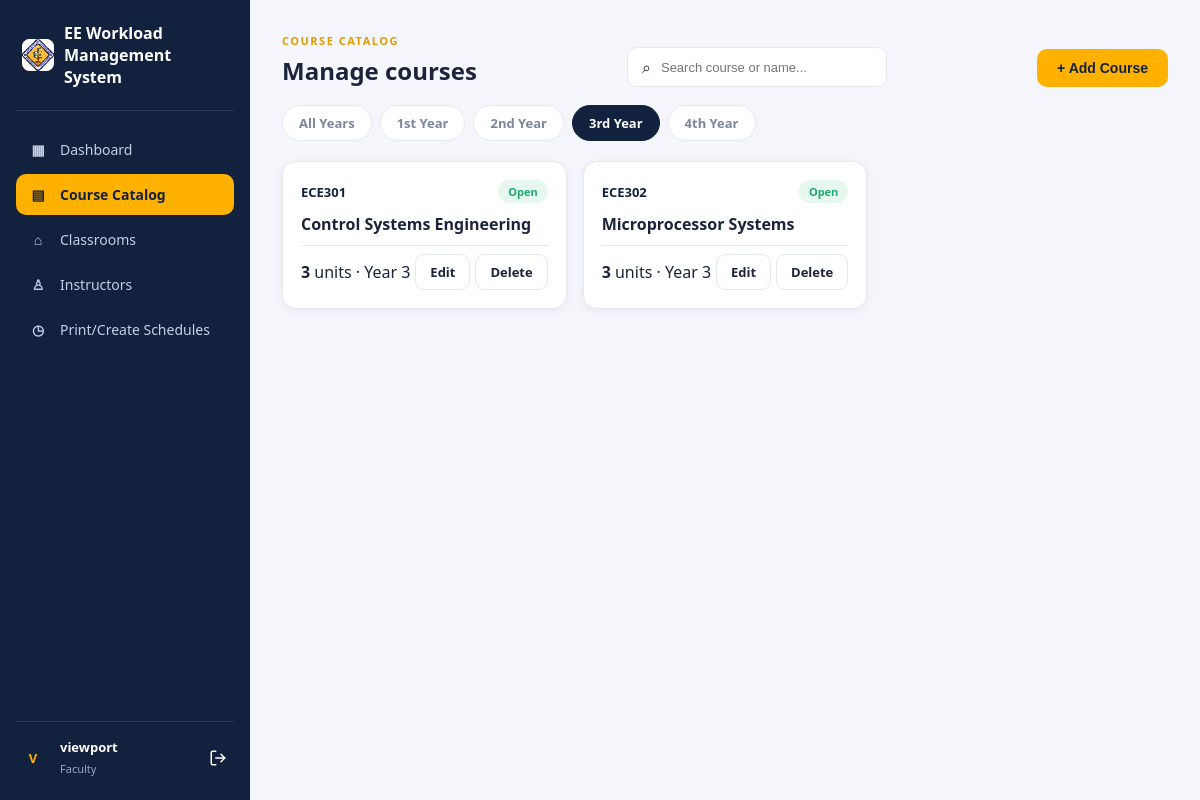
Page /courses.php?year=3 (signed in) on the committed database.
### tables this page shows
CREATE TABLE `courses` (
  `course_id` int(11) NOT NULL,
  `course_code` varchar(10) NOT NULL,
  `course_name` varchar(100) NOT NULL,
  `year_level` tinyint(4) NOT NULL,
  `units` tinyint(4) NOT NULL,
  `status` enum('Open','Closed') DEFAULT 'Open'
);

### courses.php (the view, shortened to what this page needs)
<?php
function h($v){ return htmlspecialchars((string)$v, ENT_QUOTES, 'UTF-8'); }
$db = new database();
$conn = $db->connect();
require 'includes/header.php';
$year = (int)($_GET['year'] ?? 0);
$search = trim($_GET['search'] ?? '');
$sql = "SELECT * FROM courses
        WHERE (? = 0 OR year_level = ?)
          AND (? = '' OR course_code LIKE CONCAT('%',?,'%') OR course_name LIKE CONCAT('%',?,'%'))
        ORDER BY year_level, course_code";
$stmt = $conn->prepare($sql);
$stmt->bind_param("iisss", $year, $year, $search, $search, $search);
$stmt->execute();
$filtered = $stmt->get_result()->fetch_all(MYSQLI_ASSOC);
?>
<section class="page-section">
<div class="section-heading">
  <div><span class="eyebrow">COURSE CATALOG</span><h2>Manage courses</h2></div>
  <form class="search"><span>⌕</span><input id="courseSearch" value="<?= h($search) ?>" placeholder="Search course or name..."></form>
<button class="primary-btn" id="openAddCourse">+ Add Course</button>
</div>
<div class="year-tabs">
  <a class="<?= !$year?'selected':'' ?>" href="courses.php">All Years</a>
  <?php for($y=1;$y<=4;$y++): ?>
  <a class="<?= $year===$y?'selected':'' ?>" href="?year=<?=$y?>"><?=$y?><?= $y===1?'st':($y===2?'nd':($y===3?'rd':'th')) ?> Year</a>
  <?php endfor;?>
</div>
<div class="course-grid" id="courseGrid">
<?php foreach($filtered as $c): ?>
<article class="course-card searchable">
  <div class="course-top">
    <span class="code"><?=h($c['course_code'])?></span>
    <span class="status <?= strtolower($c['status']) ?>"><?=h($c['status'])?></span>
  </div>
  <h3><?=h($c['course_name'])?></h3>
  <div class="course-bottom">
    <span><b><?=h($c['units'])?></b> units · Year <?=h($c['year_level'])?></span>
    <a href="?edit=<?= $c['course_id'] ?>" class="outline-btn">Edit</a>
    <a href="?delete=<?= $c['course_id'] ?>" class="outline-btn" onclick="return confirm('Delete this course?')">Delete</a>
  </div>
</article>
<?php endforeach;?>
</div>
</section>
<?php require 'includes/footer.php'; ?>

### assets/style.css (style rules this page uses)
:root { --navy:#12213d; --navy-2:#1b2a4a; --amber:#ffb100; --amber-dark:#e69900; --bg:#f4f6fb; --card:#ffffff; --border:#e4e8f1; --text:#1c243b; --muted:#7b869c; --green:#1fa971; --green-bg:#e6f7ef; --red:#e5484d; --red-bg:#fdecec; --radius:14px; --shadow:0 2px 10px rgba(20,30,60,.06); }
* { box-sizing:border-box }
body { margin:0;font-family:'Segoe UI',Roboto,Arial,sans-serif;background:var(--bg);color:var(--text);opacity:0;animation:pageFadeIn .45s ease forwards }
a { text-decoration:none;color:inherit }
.page-section { animation:fadeInUp .45s ease both }
.section-heading, .enrollment-head, .schedule-tools, .printable-schedule, .enroll-form-card { animation:fadeInUp .45s ease both }
.page-section { margin-bottom:28px }
.section-heading { display:flex;justify-content:space-between;align-items:flex-end;margin-bottom:18px;flex-wrap:wrap;gap:10px }
.eyebrow { font-size:11px;letter-spacing:1.5px;color:var(--amber-dark);font-weight:700 }
.section-heading h2 { margin:4px 0 0;font-size:24px }
.primary-btn { background:var(--amber);color:var(--navy);border:none;padding:11px 20px;border-radius:10px;font-weight:700;cursor:pointer;display:inline-flex;align-items:center;gap:8px;font-size:14px;transition:background-color .2s ease,transform .15s ease,box-shadow .2s ease }
.outline-btn { background:transparent;border:1.5px solid var(--border);color:var(--text);padding:8px 14px;border-radius:9px;font-weight:600;cursor:pointer;font-size:13px;transition:border-color .2s ease,transform .15s ease,background-color .2s ease }
.status { padding:4px 10px;border-radius:20px;font-size:11px;font-weight:700 }
.status.open,.status.available { background:var(--green-bg);color:var(--green) }
.search { display:flex;align-items:center;gap:8px;background:#fff;border:1px solid var(--border);border-radius:10px;padding:8px 14px;min-width:260px }
.search input { border:none;outline:none;flex:1;font-size:13px;background:transparent }
.year-tabs { display:flex;gap:8px;margin-bottom:20px;flex-wrap:wrap }
.year-tabs a { padding:8px 16px;border-radius:20px;background:#fff;border:1px solid var(--border);font-size:13px;font-weight:600;color:var(--muted) }
.year-tabs a.selected { background:var(--navy);color:#fff;border-color:var(--navy) }
.course-grid { display:grid;grid-template-columns:repeat(3,1fr);gap:16px }
.course-card { background:var(--card);border:1px solid var(--border);border-radius:var(--radius);padding:18px;box-shadow:var(--shadow);display:flex;flex-direction:column;gap:10px;transition:transform .2s ease,box-shadow .2s ease;animation:fadeInUp .4s ease both }
.course-grid .course-card:nth-child(3n+1) { animation-delay:.03s }
.course-grid .course-card:nth-child(3n+2) { animation-delay:.08s }
.course-top { display:flex;justify-content:space-between;align-items:center }
.course-top .code { font-weight:700;color:var(--navy);font-size:13px }
.course-card h3 { margin:0;font-size:16px }
.course-bottom { display:flex;justify-content:space-between;align-items:center;margin-top:auto;padding-top:8px;border-top:1px solid var(--border) }

### rows in the picture
courses: course_code "ECE301", status "Open", course_name "Control Systems Engineering", units "3", year_level "3"
courses: course_code "ECE302", status "Open", course_name "Microprocessor Systems", units "3", year_level "3"

### other values in the picture
substr($_SESSION['faculty_name'] ?? 'F', 0, 1) "V"
$_SESSION['faculty_name'] "viewport"
